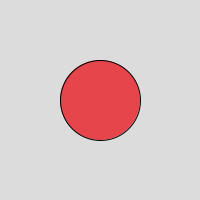
Frame 1 (no input)
Frame 60 (the mouse pressed at the canvas centre just before this capture): identical to frame 1, image omitted
Frame 120 (the mouse held since frame 60 and released just before this capture): identical to frame 1, image omitted

The Processing sketch that drew this single still picture (run headless with seeded random() and noise(); from frame 60 on, the mouse is pressed at the canvas centre):

// Processing sketch: sketch_6_4
// ── sketch_6_4.pde
boolean vierkant = false;

void setup(){
size(200,200);
}


void draw() {
  background(220);
  stroke(0);

  if (vierkant) {
    fill(60, 100, 220);   // blauw
    rect(60, 60, 80, 80);
  } else {
    fill(230, 70, 75);    // rood
    ellipse(100, 100, 80, 80);
  }
}
